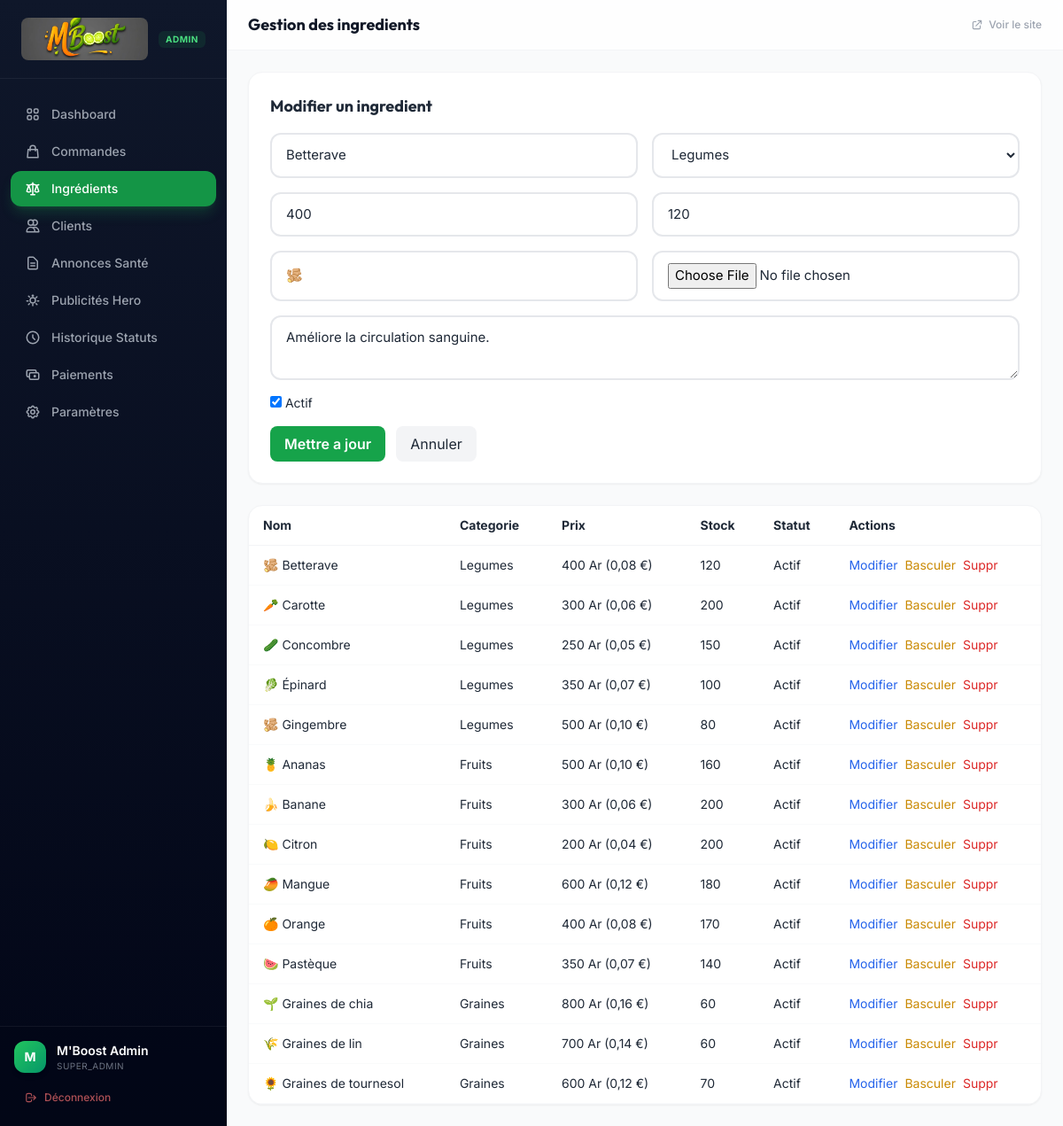
The app's page /admin/ingredients.php?edit=4 (signed in) with its own data.
### tables this page shows
CREATE TABLE `ingredients` (
    `id`          INT UNSIGNED   NOT NULL AUTO_INCREMENT,
    `nom`         VARCHAR(150)   NOT NULL,
    `categorie`   ENUM('legumes','fruits','graines') NOT NULL,
    `description` TEXT           DEFAULT NULL,
    `prix`        DECIMAL(10,2)  NOT NULL DEFAULT 0.00 COMMENT 'Base price in Ariary',
    `image`       VARCHAR(255)   DEFAULT NULL COMMENT 'Filename stored under uploads/',
    `stock`       INT            NOT NULL DEFAULT 100,
    `emoji`       VARCHAR(10)    DEFAULT NULL,
    `actif`       BOOLEAN        NOT NULL DEFAULT TRUE,
    `created_at`  TIMESTAMP      NOT NULL DEFAULT CURRENT_TIMESTAMP,
    `updated_at`  TIMESTAMP      NOT NULL DEFAULT CURRENT_TIMESTAMP ON UPDATE CURRENT_TIMESTAMP,
    PRIMARY KEY (`id`),
    KEY `idx_ingredients_categorie` (`categorie`),
    KEY `idx_ingredients_actif`     (`actif`)
);

### includes/functions.php (called while the page is built, shortened)
<?php
function formatPrice(float|int $price, float $eurRate = 5000): string
{
    $ariary = number_format((float) $price, 0, ',', ' ') . ' Ar';
    $euro = '';
    if ($eurRate > 0) {
        $euroValue = round($price / $eurRate, 2);
        $euro = ' (' . number_format($euroValue, 2, ',', ' ') . ' €)';
    }
    return $ariary . $euro;
}
function generateCSRF(): string
{
    return $_SESSION['csrf_token'];
}

### admin/ingredients.php (the view, shortened to what this page needs)
<?php
require_once __DIR__ . '/../includes/db.php';
require_once __DIR__ . '/../includes/functions.php';
$editMode = isset($_GET['edit']);
$editIngredient = null;
if ($editMode) {
    $stmt = $pdo->prepare('SELECT * FROM ingredients WHERE id = :id LIMIT 1');
    $stmt->execute([':id' => (int) $_GET['edit']]);
    $editIngredient = $stmt->fetch();
}
$stmt = $pdo->query('SELECT * FROM ingredients ORDER BY categorie, nom');
$ingredients = $stmt->fetchAll();
$categories = ['legumes' => 'Legumes', 'fruits' => 'Fruits', 'graines' => 'Graines'];
include __DIR__ . '/includes/admin-layout-top.php';
?>
<div class="bg-white rounded-2xl shadow-sm border border-gray-100 p-6">
    <h2 class="text-lg font-bold mb-4"><?= $editMode ? 'Modifier' : 'Ajouter' ?> un ingredient</h2>
    <form method="POST" enctype="multipart/form-data" class="grid grid-cols-1 md:grid-cols-2 gap-4">
        <input name="nom" required class="input-modern" placeholder="Nom" value="<?= $editMode && $editIngredient ? htmlspecialchars($editIngredient['nom']) : '' ?>">
        <select name="categorie" required class="input-modern">
            <?php foreach ($categories as $key => $label): ?>
            <option value="<?= $key ?>" <?= ($editMode && $editIngredient && $editIngredient['categorie'] === $key) ? 'selected' : '' ?>><?= $label ?></option>
            <?php endforeach; ?>
        </select>
        <input name="prix" type="number" min="0" step="50" required class="input-modern" placeholder="Prix" value="<?= $editMode && $editIngredient ? (float) $editIngredient['prix'] : '' ?>">
        <input name="stock" type="number" min="0" required class="input-modern" placeholder="Stock" value="<?= $editMode && $editIngredient ? (int) $editIngredient['stock'] : 100 ?>">
        <input name="emoji" class="input-modern" placeholder="Emoji" value="<?= $editMode && $editIngredient ? htmlspecialchars($editIngredient['emoji'] ?? '') : '' ?>">
        <input name="image" type="file" accept="image/*" class="input-modern">
        <textarea name="description" class="input-modern md:col-span-2" rows="2" placeholder="Description"><?= $editMode && $editIngredient ? htmlspecialchars($editIngredient['description'] ?? '') : '' ?></textarea>
        <label class="md:col-span-2 text-sm"><input type="checkbox" name="actif" value="1" <?= (!$editMode || ($editIngredient && (int) $editIngredient['actif'] === 1)) ? 'checked' : '' ?>> Actif</label>
        <div class="md:col-span-2 flex gap-3">
            <button class="px-4 py-2 rounded-lg bg-green-600 text-white font-semibold" type="submit"><?= $editMode ? 'Mettre a jour' : 'Ajouter' ?></button>
            <?php if ($editMode): ?><a class="px-4 py-2 rounded-lg bg-gray-100" href="ingredients.php">Annuler</a><?php endif; ?>
        </div>
    </form>
</div>
<div class="bg-white rounded-2xl shadow-sm border border-gray-100 overflow-hidden mt-6">
    <div class="overflow-x-auto">
        <table class="w-full text-sm">
            <thead>
                <tr class="border-b border-gray-100">
                    <th class="px-4 py-3 text-left">Nom</th>
                    <th class="px-4 py-3 text-left">Categorie</th>
                    <th class="px-4 py-3 text-left">Prix</th>
                    <th class="px-4 py-3 text-left">Stock</th>
                    <th class="px-4 py-3 text-left">Statut</th>
                    <th class="px-4 py-3 text-left">Actions</th>
                </tr>
            </thead>
            <tbody>
            <?php foreach ($ingredients as $ing): ?>
                <tr class="border-b border-gray-50">
                    <td class="px-4 py-3"><?= htmlspecialchars(($ing['emoji'] ?? '🥤') . ' ' . $ing['nom']) ?></td>
                    <td class="px-4 py-3"><?= htmlspecialchars($categories[$ing['categorie']] ?? $ing['categorie']) ?></td>
                    <td class="px-4 py-3"><?= formatPrice((float) $ing['prix']) ?></td>
                    <td class="px-4 py-3"><?= (int) $ing['stock'] ?></td>
                    <td class="px-4 py-3"><?= (int) $ing['actif'] === 1 ? 'Actif' : 'Inactif' ?></td>
                    <td class="px-4 py-3 flex gap-2">
                        <a class="text-blue-600" href="?edit=<?= (int) $ing['id'] ?>#add-form">Modifier</a>
                        <a class="text-yellow-600" href="?toggle_actif=<?= (int) $ing['id'] ?>&csrf_token=<?= urlencode(generateCSRF()) ?>">Basculer</a>
                        <a class="text-red-600" href="?delete=<?= (int) $ing['id'] ?>&csrf_token=<?= urlencode(generateCSRF()) ?>" onclick="return confirm('Supprimer cet ingredient ?')">Suppr</a>
                    </td>
                </tr>
            <?php endforeach; ?>
            </tbody>
        </table>
    </div>
</div>
<?php include __DIR__ . '/includes/admin-layout-bottom.php'; ?>

### assets/css/app.css (style rules this page uses)
:root { --green-50: #f0fdf4; --green-100: #dcfce7; --green-200: #bbf7d0; --green-300: #86efac; --green-400: #4ade80; --green-500: #22c55e; --green-600: #16a34a; --green-700: #15803d; --green-800: #166534; --green-900: #14532d; --orange-400: #fb923c; --orange-500: #f97316; --orange-600: #ea580c; --font-display: 'Outfit', 'Inter', system-ui, sans-serif; --font-body: 'Inter', system-ui, -apple-system, sans-serif; --glass-bg: rgba(255, 255, 255, 0.7); --glass-border: rgba(255, 255, 255, 0.3); --glass-shadow: 0 8px 32px rgba(0, 0, 0, 0.08); --dark-glass-bg: rgba(15, 23, 42, 0.8); --dark-glass-border: rgba(255, 255, 255, 0.08); --transition-smooth: cubic-bezier(0.4, 0, 0.2, 1); --transition-bounce: cubic-bezier(0.34, 1.56, 0.64, 1); --bg-main: #f0fdf4; --text-main: #1f2937; --text-muted: #6b7280; }
body { background-color: var(--bg-main); color: var(--text-main); transition: background-color 0.3s var(--transition-smooth), color 0.3s var(--transition-smooth); }
body { font-family: var(--font-body); -webkit-font-smoothing: antialiased; -moz-osx-font-smoothing: grayscale; }
h1, h2, h3, h4, h5, h6 { font-family: var(--font-display); }
.input-modern { border: 2px solid #e5e7eb; border-radius: 0.75rem; padding: 0.75rem 1rem; font-size: 0.9375rem; transition: all 0.3s var(--transition-smooth); background: rgba(255, 255, 255, 0.9); }
html { scroll-behavior: smooth; }

### records on screen
ingredients: nom "Betterave", categorie "Legumes", prix "400", stock "120", emoji "🫚", description "Améliore la circulation sanguine.", actif "☑", emoji+nom "🫚 Betterave", prix "400 Ar (0,08 €)", shows "Actif"
ingredients: emoji+nom "🥕 Carotte", categorie "Legumes", prix "300 Ar (0,06 €)", stock "200", actif "Actif"
ingredients: emoji+nom "🥒 Concombre", categorie "Legumes", prix "250 Ar (0,05 €)", stock "150", actif "Actif"
ingredients: emoji+nom "🥬 Épinard", categorie "Legumes", prix "350 Ar (0,07 €)", stock "100", actif "Actif"
ingredients: emoji+nom "🫚 Gingembre", categorie "Legumes", prix "500 Ar (0,10 €)", stock "80", actif "Actif"
ingredients: emoji+nom "🍍 Ananas", categorie "Fruits", prix "500 Ar (0,10 €)", stock "160", actif "Actif"
ingredients: emoji+nom "🍌 Banane", categorie "Fruits", prix "300 Ar (0,06 €)", stock "200", actif "Actif"
ingredients: emoji+nom "🍋 Citron", categorie "Fruits", prix "200 Ar (0,04 €)", stock "200", actif "Actif"
ingredients: emoji+nom "🥭 Mangue", categorie "Fruits", prix "600 Ar (0,12 €)", stock "180", actif "Actif"
ingredients: emoji+nom "🍊 Orange", categorie "Fruits", prix "400 Ar (0,08 €)", stock "170", actif "Actif"
ingredients: emoji+nom "🍉 Pastèque", categorie "Fruits", prix "350 Ar (0,07 €)", stock "140", actif "Actif"
ingredients: emoji+nom "🌱 Graines de chia", categorie "Graines", prix "800 Ar (0,16 €)", stock "60", actif "Actif"
ingredients: emoji+nom "🌾 Graines de lin", categorie "Graines", prix "700 Ar (0,14 €)", stock "60", actif "Actif"
ingredients: emoji+nom "🌻 Graines de tournesol", categorie "Graines", prix "600 Ar (0,12 €)", stock "70", actif "Actif"

### other values on screen
$item['label'] "Dashboard"
$item['label'] "Commandes"
$item['label'] "Ingrédients"
$item['label'] "Clients"
$item['label'] "Annonces Santé"
$item['label'] "Publicités Hero"
$item['label'] "Historique Statuts"
$item['label'] "Paiements"
$item['label'] "Paramètres"
$adminInitial "M"
$adminName "M'Boost Admin"
$adminRole "SUPER_ADMIN"
$pageTitle "Gestion des ingredients"
